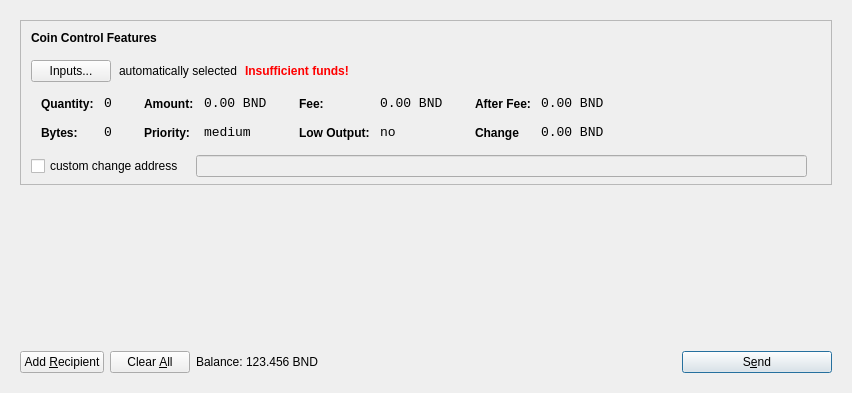
<?xml version="1.0" encoding="UTF-8"?>
<ui version="4.0">
 <class>SendCoinsDialog</class>
 <widget class="QDialog" name="SendCoinsDialog">
  <property name="geometry">
   <rect>
    <x>0</x>
    <y>0</y>
    <width>849</width>
    <height>393</height>
   </rect>
  </property>
  <property name="windowTitle">
   <string>Send Coins</string>
  </property>
  <layout class="QVBoxLayout" name="verticalLayout">
   <item>
    <widget class="QFrame" name="frameMain">
     <layout class="QVBoxLayout" name="verticalLayout_3">
      <item>
       <widget class="QFrame" name="frameCoinControl">
        <property name="sizePolicy">
         <sizepolicy hsizetype="Expanding" vsizetype="Expanding">
          <horstretch>0</horstretch>
          <verstretch>0</verstretch>
         </sizepolicy>
        </property>
        <property name="maximumSize">
         <size>
          <width>16777215</width>
          <height>16777215</height>
         </size>
        </property>
        <property name="frameShape">
         <enum>QFrame::StyledPanel</enum>
        </property>
        <property name="frameShadow">
         <enum>QFrame::Sunken</enum>
        </property>
        <layout class="QVBoxLayout" name="verticalLayoutCoinControl2">
         <property name="spacing">
          <number>6</number>
         </property>
         <property name="leftMargin">
          <number>0</number>
         </property>
         <property name="topMargin">
          <number>0</number>
         </property>
         <property name="rightMargin">
          <number>0</number>
         </property>
         <property name="bottomMargin">
          <number>6</number>
         </property>
         <item>
          <layout class="QVBoxLayout" name="verticalLayoutCoinControl" stretch="0,0,0,0,1">
           <property name="spacing">
            <number>0</number>
           </property>
           <property name="leftMargin">
            <number>10</number>
           </property>
           <property name="topMargin">
            <number>10</number>
           </property>
           <item>
            <layout class="QHBoxLayout" name="horizontalLayoutCoinControl1">
             <property name="bottomMargin">
              <number>15</number>
             </property>
             <item>
              <widget class="QLabel" name="labelCoinControlFeatures">
               <property name="sizePolicy">
                <sizepolicy hsizetype="Preferred" vsizetype="Maximum">
                 <horstretch>0</horstretch>
                 <verstretch>0</verstretch>
                </sizepolicy>
               </property>
               <property name="font">
                <font>
                 <weight>75</weight>
                 <bold>true</bold>
                </font>
               </property>
               <property name="styleSheet">
                <string notr="true">font-weight:bold;</string>
               </property>
               <property name="text">
                <string>Coin Control Features</string>
               </property>
              </widget>
             </item>
            </layout>
           </item>
           <item>
            <layout class="QHBoxLayout" name="horizontalLayoutCoinControl2" stretch="0,0,0,0">
             <property name="spacing">
              <number>8</number>
             </property>
             <property name="bottomMargin">
              <number>10</number>
             </property>
             <item>
              <widget class="QPushButton" name="pushButtonCoinControl">
               <property name="styleSheet">
                <string notr="true"/>
               </property>
               <property name="text">
                <string>Inputs...</string>
               </property>
              </widget>
             </item>
             <item>
              <widget class="QLabel" name="labelCoinControlAutomaticallySelected">
               <property name="text">
                <string>automatically selected</string>
               </property>
               <property name="margin">
                <number>5</number>
               </property>
              </widget>
             </item>
             <item>
              <widget class="QLabel" name="labelCoinControlInsuffFunds">
               <property name="font">
                <font>
                 <weight>75</weight>
                 <bold>true</bold>
                </font>
               </property>
               <property name="styleSheet">
                <string notr="true">color:red;font-weight:bold;</string>
               </property>
               <property name="text">
                <string>Insufficient funds!</string>
               </property>
               <property name="margin">
                <number>5</number>
               </property>
              </widget>
             </item>
             <item>
              <spacer name="horizontalSpacerCoinControl">
               <property name="orientation">
                <enum>Qt::Horizontal</enum>
               </property>
               <property name="sizeHint" stdset="0">
                <size>
                 <width>40</width>
                 <height>1</height>
                </size>
               </property>
              </spacer>
             </item>
            </layout>
           </item>
           <item>
            <widget class="QWidget" name="widgetCoinControl" native="true">
             <property name="sizePolicy">
              <sizepolicy hsizetype="Preferred" vsizetype="Preferred">
               <horstretch>0</horstretch>
               <verstretch>0</verstretch>
              </sizepolicy>
             </property>
             <property name="minimumSize">
              <size>
               <width>0</width>
               <height>0</height>
              </size>
             </property>
             <property name="styleSheet">
              <string notr="true"/>
             </property>
             <layout class="QHBoxLayout" name="horizontalLayoutCoinControl5">
              <property name="leftMargin">
               <number>0</number>
              </property>
              <property name="topMargin">
               <number>0</number>
              </property>
              <property name="rightMargin">
               <number>0</number>
              </property>
              <property name="bottomMargin">
               <number>0</number>
              </property>
              <item>
               <layout class="QHBoxLayout" name="horizontalLayoutCoinControl3" stretch="0,0,0,1">
                <property name="spacing">
                 <number>20</number>
                </property>
                <property name="topMargin">
                 <number>0</number>
                </property>
                <property name="bottomMargin">
                 <number>10</number>
                </property>
                <item>
                 <layout class="QFormLayout" name="formLayoutCoinControl1">
                  <property name="horizontalSpacing">
                   <number>10</number>
                  </property>
                  <property name="verticalSpacing">
                   <number>14</number>
                  </property>
                  <property name="leftMargin">
                   <number>10</number>
                  </property>
                  <property name="topMargin">
                   <number>4</number>
                  </property>
                  <property name="rightMargin">
                   <number>6</number>
                  </property>
                  <item row="0" column="0">
                   <widget class="QLabel" name="labelCoinControlQuantityText">
                    <property name="styleSheet">
                     <string notr="true">font-weight:bold;</string>
                    </property>
                    <property name="text">
                     <string>Quantity:</string>
                    </property>
                    <property name="margin">
                     <number>0</number>
                    </property>
                   </widget>
                  </item>
                  <item row="0" column="1">
                   <widget class="QLabel" name="labelCoinControlQuantity">
                    <property name="font">
                     <font>
                      <family>Monospace</family>
                      <pointsize>10</pointsize>
                     </font>
                    </property>
                    <property name="cursor">
                     <cursorShape>IBeamCursor</cursorShape>
                    </property>
                    <property name="contextMenuPolicy">
                     <enum>Qt::ActionsContextMenu</enum>
                    </property>
                    <property name="text">
                     <string>0</string>
                    </property>
                    <property name="margin">
                     <number>0</number>
                    </property>
                    <property name="textInteractionFlags">
                     <set>Qt::LinksAccessibleByMouse|Qt::TextSelectableByKeyboard|Qt::TextSelectableByMouse</set>
                    </property>
                   </widget>
                  </item>
                  <item row="1" column="0">
                   <widget class="QLabel" name="labelCoinControlBytesText">
                    <property name="styleSheet">
                     <string notr="true">font-weight:bold;</string>
                    </property>
                    <property name="text">
                     <string>Bytes:</string>
                    </property>
                   </widget>
                  </item>
                  <item row="1" column="1">
                   <widget class="QLabel" name="labelCoinControlBytes">
                    <property name="font">
                     <font>
                      <family>Monospace</family>
                      <pointsize>10</pointsize>
                     </font>
                    </property>
                    <property name="cursor">
                     <cursorShape>IBeamCursor</cursorShape>
                    </property>
                    <property name="contextMenuPolicy">
                     <enum>Qt::ActionsContextMenu</enum>
                    </property>
                    <property name="text">
                     <string>0</string>
                    </property>
                    <property name="textInteractionFlags">
                     <set>Qt::LinksAccessibleByMouse|Qt::TextSelectableByKeyboard|Qt::TextSelectableByMouse</set>
                    </property>
                   </widget>
                  </item>
                 </layout>
                </item>
                <item>
                 <layout class="QFormLayout" name="formLayoutCoinControl2">
                  <property name="horizontalSpacing">
                   <number>10</number>
                  </property>
                  <property name="verticalSpacing">
                   <number>14</number>
                  </property>
                  <property name="leftMargin">
                   <number>6</number>
                  </property>
                  <property name="topMargin">
                   <number>4</number>
                  </property>
                  <property name="rightMargin">
                   <number>6</number>
                  </property>
                  <item row="0" column="0">
                   <widget class="QLabel" name="labelCoinControlAmountText">
                    <property name="styleSheet">
                     <string notr="true">font-weight:bold;</string>
                    </property>
                    <property name="text">
                     <string>Amount:</string>
                    </property>
                    <property name="margin">
                     <number>0</number>
                    </property>
                   </widget>
                  </item>
                  <item row="0" column="1">
                   <widget class="QLabel" name="labelCoinControlAmount">
                    <property name="font">
                     <font>
                      <family>Monospace</family>
                      <pointsize>10</pointsize>
                     </font>
                    </property>
                    <property name="cursor">
                     <cursorShape>IBeamCursor</cursorShape>
                    </property>
                    <property name="contextMenuPolicy">
                     <enum>Qt::ActionsContextMenu</enum>
                    </property>
                    <property name="text">
                     <string>0.00 BND</string>
                    </property>
                    <property name="textInteractionFlags">
                     <set>Qt::LinksAccessibleByMouse|Qt::TextSelectableByKeyboard|Qt::TextSelectableByMouse</set>
                    </property>
                   </widget>
                  </item>
                  <item row="1" column="0">
                   <widget class="QLabel" name="labelCoinControlPriorityText">
                    <property name="styleSheet">
                     <string notr="true">font-weight:bold;</string>
                    </property>
                    <property name="text">
                     <string>Priority:</string>
                    </property>
                   </widget>
                  </item>
                  <item row="1" column="1">
                   <widget class="QLabel" name="labelCoinControlPriority">
                    <property name="font">
                     <font>
                      <family>Monospace</family>
                      <pointsize>10</pointsize>
                     </font>
                    </property>
                    <property name="cursor">
                     <cursorShape>IBeamCursor</cursorShape>
                    </property>
                    <property name="contextMenuPolicy">
                     <enum>Qt::ActionsContextMenu</enum>
                    </property>
                    <property name="text">
                     <string>medium</string>
                    </property>
                    <property name="textInteractionFlags">
                     <set>Qt::LinksAccessibleByMouse|Qt::TextSelectableByKeyboard|Qt::TextSelectableByMouse</set>
                    </property>
                   </widget>
                  </item>
                 </layout>
                </item>
                <item>
                 <layout class="QFormLayout" name="formLayoutCoinControl3">
                  <property name="horizontalSpacing">
                   <number>10</number>
                  </property>
                  <property name="verticalSpacing">
                   <number>14</number>
                  </property>
                  <property name="leftMargin">
                   <number>6</number>
                  </property>
                  <property name="topMargin">
                   <number>4</number>
                  </property>
                  <property name="rightMargin">
                   <number>6</number>
                  </property>
                  <item row="0" column="0">
                   <widget class="QLabel" name="labelCoinControlFeeText">
                    <property name="styleSheet">
                     <string notr="true">font-weight:bold;</string>
                    </property>
                    <property name="text">
                     <string>Fee:</string>
                    </property>
                    <property name="margin">
                     <number>0</number>
                    </property>
                   </widget>
                  </item>
                  <item row="0" column="1">
                   <widget class="QLabel" name="labelCoinControlFee">
                    <property name="font">
                     <font>
                      <family>Monospace</family>
                      <pointsize>10</pointsize>
                     </font>
                    </property>
                    <property name="cursor">
                     <cursorShape>IBeamCursor</cursorShape>
                    </property>
                    <property name="contextMenuPolicy">
                     <enum>Qt::ActionsContextMenu</enum>
                    </property>
                    <property name="text">
                     <string>0.00 BND</string>
                    </property>
                    <property name="textInteractionFlags">
                     <set>Qt::LinksAccessibleByMouse|Qt::TextSelectableByKeyboard|Qt::TextSelectableByMouse</set>
                    </property>
                   </widget>
                  </item>
                  <item row="1" column="0">
                   <widget class="QLabel" name="labelCoinControlLowOutputText">
                    <property name="styleSheet">
                     <string notr="true">font-weight:bold;</string>
                    </property>
                    <property name="text">
                     <string>Low Output:</string>
                    </property>
                   </widget>
                  </item>
                  <item row="1" column="1">
                   <widget class="QLabel" name="labelCoinControlLowOutput">
                    <property name="font">
                     <font>
                      <family>Monospace</family>
                      <pointsize>10</pointsize>
                     </font>
                    </property>
                    <property name="cursor">
                     <cursorShape>IBeamCursor</cursorShape>
                    </property>
                    <property name="contextMenuPolicy">
                     <enum>Qt::ActionsContextMenu</enum>
                    </property>
                    <property name="text">
                     <string>no</string>
                    </property>
                    <property name="textInteractionFlags">
                     <set>Qt::LinksAccessibleByMouse|Qt::TextSelectableByKeyboard|Qt::TextSelectableByMouse</set>
                    </property>
                   </widget>
                  </item>
                 </layout>
                </item>
                <item>
                 <layout class="QFormLayout" name="formLayoutCoinControl4">
                  <property name="horizontalSpacing">
                   <number>10</number>
                  </property>
                  <property name="verticalSpacing">
                   <number>14</number>
                  </property>
                  <property name="leftMargin">
                   <number>6</number>
                  </property>
                  <property name="topMargin">
                   <number>4</number>
                  </property>
                  <property name="rightMargin">
                   <number>6</number>
                  </property>
                  <item row="0" column="0">
                   <widget class="QLabel" name="labelCoinControlAfterFeeText">
                    <property name="styleSheet">
                     <string notr="true">font-weight:bold;</string>
                    </property>
                    <property name="text">
                     <string>After Fee:</string>
                    </property>
                    <property name="margin">
                     <number>0</number>
                    </property>
                   </widget>
                  </item>
                  <item row="0" column="1">
                   <widget class="QLabel" name="labelCoinControlAfterFee">
                    <property name="font">
                     <font>
                      <family>Monospace</family>
                      <pointsize>10</pointsize>
                     </font>
                    </property>
                    <property name="cursor">
                     <cursorShape>IBeamCursor</cursorShape>
                    </property>
                    <property name="contextMenuPolicy">
                     <enum>Qt::ActionsContextMenu</enum>
                    </property>
                    <property name="text">
                     <string>0.00 BND</string>
                    </property>
                    <property name="textInteractionFlags">
                     <set>Qt::LinksAccessibleByMouse|Qt::TextSelectableByKeyboard|Qt::TextSelectableByMouse</set>
                    </property>
                   </widget>
                  </item>
                  <item row="1" column="0">
                   <widget class="QLabel" name="labelCoinControlChangeText">
                    <property name="styleSheet">
                     <string notr="true">font-weight:bold;</string>
                    </property>
                    <property name="text">
                     <string>Change</string>
                    </property>
                   </widget>
                  </item>
                  <item row="1" column="1">
                   <widget class="QLabel" name="labelCoinControlChange">
                    <property name="font">
                     <font>
                      <family>Monospace</family>
                      <pointsize>10</pointsize>
                     </font>
                    </property>
                    <property name="cursor">
                     <cursorShape>IBeamCursor</cursorShape>
                    </property>
                    <property name="contextMenuPolicy">
                     <enum>Qt::ActionsContextMenu</enum>
                    </property>
                    <property name="text">
                     <string>0.00 BND</string>
                    </property>
                    <property name="textInteractionFlags">
                     <set>Qt::LinksAccessibleByMouse|Qt::TextSelectableByKeyboard|Qt::TextSelectableByMouse</set>
                    </property>
                   </widget>
                  </item>
                 </layout>
                </item>
               </layout>
              </item>
             </layout>
            </widget>
           </item>
           <item>
            <layout class="QHBoxLayout" name="horizontalLayoutCoinControl4" stretch="0,0,0">
             <property name="spacing">
              <number>12</number>
             </property>
             <property name="sizeConstraint">
              <enum>QLayout::SetDefaultConstraint</enum>
             </property>
             <property name="topMargin">
              <number>5</number>
             </property>
             <property name="rightMargin">
              <number>5</number>
             </property>
             <item>
              <widget class="QCheckBox" name="checkBoxCoinControlChange">
               <property name="text">
                <string>custom change address</string>
               </property>
              </widget>
             </item>
             <item>
              <widget class="QLineEdit" name="lineEditCoinControlChange">
               <property name="enabled">
                <bool>false</bool>
               </property>
               <property name="sizePolicy">
                <sizepolicy hsizetype="Expanding" vsizetype="Fixed">
                 <horstretch>0</horstretch>
                 <verstretch>0</verstretch>
                </sizepolicy>
               </property>
              </widget>
             </item>
             <item>
              <widget class="QLabel" name="labelCoinControlChangeLabel">
               <property name="sizePolicy">
                <sizepolicy hsizetype="Preferred" vsizetype="Expanding">
                 <horstretch>0</horstretch>
                 <verstretch>0</verstretch>
                </sizepolicy>
               </property>
               <property name="minimumSize">
                <size>
                 <width>0</width>
                 <height>0</height>
                </size>
               </property>
               <property name="text">
                <string/>
               </property>
               <property name="margin">
                <number>3</number>
               </property>
              </widget>
             </item>
            </layout>
           </item>
           <item>
            <spacer name="verticalSpacerCoinControl">
             <property name="orientation">
              <enum>Qt::Vertical</enum>
             </property>
             <property name="sizeHint" stdset="0">
              <size>
               <width>800</width>
               <height>1</height>
              </size>
             </property>
            </spacer>
           </item>
          </layout>
         </item>
        </layout>
       </widget>
      </item>
      <item>
       <widget class="QScrollArea" name="scrollArea">
        <property name="frameShape">
         <enum>QFrame::NoFrame</enum>
        </property>
        <property name="widgetResizable">
         <bool>true</bool>
        </property>
        <widget class="QWidget" name="scrollAreaWidgetContents">
         <property name="geometry">
          <rect>
           <x>0</x>
           <y>0</y>
           <width>813</width>
           <height>148</height>
          </rect>
         </property>
         <layout class="QVBoxLayout" name="verticalLayout_2">
          <property name="leftMargin">
           <number>0</number>
          </property>
          <property name="topMargin">
           <number>0</number>
          </property>
          <property name="rightMargin">
           <number>0</number>
          </property>
          <property name="bottomMargin">
           <number>0</number>
          </property>
          <item>
           <layout class="QVBoxLayout" name="entries">
            <property name="spacing">
             <number>6</number>
            </property>
           </layout>
          </item>
          <item>
           <spacer name="verticalSpacer">
            <property name="orientation">
             <enum>Qt::Vertical</enum>
            </property>
            <property name="sizeHint" stdset="0">
             <size>
              <width>20</width>
              <height>40</height>
             </size>
            </property>
           </spacer>
          </item>
         </layout>
        </widget>
       </widget>
      </item>
      <item>
       <layout class="QHBoxLayout" name="horizontalLayout">
        <item>
         <widget class="QPushButton" name="addButton">
          <property name="toolTip">
           <string>Send to multiple recipients at once</string>
          </property>
          <property name="text">
           <string>Add &amp;Recipient</string>
          </property>
          <property name="icon">
           <iconset resource="../bruneidollar.qrc">
            <normaloff>:/icons/add</normaloff>:/icons/add</iconset>
          </property>
          <property name="autoDefault">
           <bool>false</bool>
          </property>
         </widget>
        </item>
        <item>
         <widget class="QPushButton" name="clearButton">
          <property name="sizePolicy">
           <sizepolicy hsizetype="Minimum" vsizetype="Fixed">
            <horstretch>0</horstretch>
            <verstretch>0</verstretch>
           </sizepolicy>
          </property>
          <property name="toolTip">
           <string>Remove all transaction fields</string>
          </property>
          <property name="text">
           <string>Clear &amp;All</string>
          </property>
          <property name="icon">
           <iconset resource="../bruneidollar.qrc">
            <normaloff>:/icons/remove</normaloff>:/icons/remove</iconset>
          </property>
          <property name="autoRepeatDelay">
           <number>300</number>
          </property>
          <property name="autoDefault">
           <bool>false</bool>
          </property>
         </widget>
        </item>
        <item>
         <layout class="QHBoxLayout" name="horizontalLayout_2">
          <property name="spacing">
           <number>3</number>
          </property>
          <item>
           <widget class="QLabel" name="label">
            <property name="sizePolicy">
             <sizepolicy hsizetype="Preferred" vsizetype="Fixed">
              <horstretch>0</horstretch>
              <verstretch>0</verstretch>
             </sizepolicy>
            </property>
            <property name="text">
             <string>Balance:</string>
            </property>
           </widget>
          </item>
          <item>
           <widget class="QLabel" name="labelBalance">
            <property name="sizePolicy">
             <sizepolicy hsizetype="Preferred" vsizetype="Fixed">
              <horstretch>0</horstretch>
              <verstretch>0</verstretch>
             </sizepolicy>
            </property>
            <property name="cursor">
             <cursorShape>IBeamCursor</cursorShape>
            </property>
            <property name="text">
             <string>123.456 BND</string>
            </property>
            <property name="textInteractionFlags">
             <set>Qt::LinksAccessibleByMouse|Qt::TextSelectableByKeyboard|Qt::TextSelectableByMouse</set>
            </property>
           </widget>
          </item>
         </layout>
        </item>
        <item>
         <spacer name="horizontalSpacer">
          <property name="orientation">
           <enum>Qt::Horizontal</enum>
          </property>
          <property name="sizeHint" stdset="0">
           <size>
            <width>40</width>
            <height>20</height>
           </size>
          </property>
         </spacer>
        </item>
        <item>
         <widget class="QPushButton" name="sendButton">
          <property name="minimumSize">
           <size>
            <width>150</width>
            <height>0</height>
           </size>
          </property>
          <property name="toolTip">
           <string>Confirm the send action</string>
          </property>
          <property name="text">
           <string>S&amp;end</string>
          </property>
          <property name="icon">
           <iconset resource="../bruneidollar.qrc">
            <normaloff>:/icons/send</normaloff>:/icons/send</iconset>
          </property>
          <property name="default">
           <bool>true</bool>
          </property>
         </widget>
        </item>
       </layout>
      </item>
     </layout>
     <zorder>scrollArea</zorder>
     <zorder>frameCoinControl</zorder>
     <zorder></zorder>
    </widget>
   </item>
  </layout>
 </widget>
 <resources>
  <include location="../bruneidollar.qrc"/>
 </resources>
 <connections/>
</ui>
